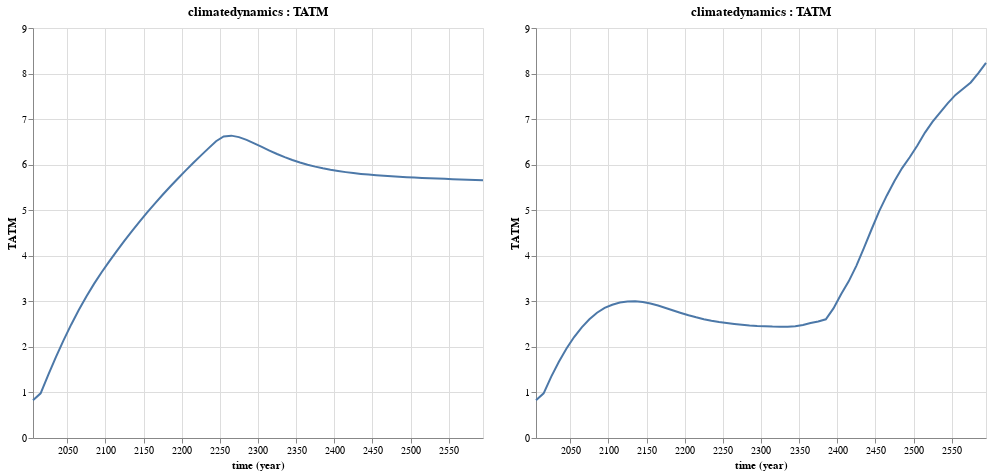

This figure's notebook cell:
### Markdown cell above
Looking at the temperature for our optimization, and ignoring the second half of the model time period, we can see a significant impact of our optimal policy on temperatures.

### Code cell
@vlplot(resolve={scale={y=:shared}}) + [Mimi.plot(m_dice1, :climatedynamics, :TATM) Mimi.plot(m_opt, :climatedynamics, :TATM)]

### Figure 1 — Vega-Lite specification as saved in the notebook (floating-point values rounded to 4 significant figures)
{"hconcat": [{"$schema": "https://vega.github.io/schema/vega-lite/v2.0.json", "data": {"values": [{"TATM": "0.83", "time": "2005-01-01"}, {"TATM": "0.98", "time": "2015-01-01"}, {"TATM": "1.3881597063065039", "time": "2025-01-01"}, {"TATM": "1.7763568832996077", "time": "2035-01-01"}, {"TATM": "2.143378418542003", "time": "2045-01-01"}, {"TATM": "2.48771553569001", "time": "2055-01-01"}, {"TATM": "2.8087148591501157", "time": "2065-01-01"}, {"TATM": "3.10671639649217", "time": "2075-01-01"}, {"TATM": "3.382825259538321", "time": "2085-01-01"}, {"TATM": "3.6386207932274326", "time": "2095-01-01"}, {"TATM": "3.8759150825139432", "time": "2105-01-01"}, {"TATM": "4.107603640506595", "time": "2115-01-01"}, {"TATM": "4.3320678899024765", "time": "2125-01-01"}, {"TATM": "4.548669639694528", "time": "2135-01-01"}, {"TATM": "4.757364104876634", "time": "2145-01-01"}, {"TATM": "4.95845043632468", "time": "2155-01-01"}, {"TATM": "5.152412610352883", "time": "2165-01-01"}, {"TATM": "5.3398195261657015", "time": "2175-01-01"}, {"TATM": "5.521263793725003", "time": "2185-01-01"}, {"TATM": "5.697325788302517", "time": "2195-01-01"}, {"TATM": "5.868554376703898", "time": "2205-01-01"}, {"TATM": "6.035459345242548", "time": "2215-01-01"}, {"TATM": "6.198514129513103", "time": "2225-01-01"}, {"TATM": "6.3581847198627255", "time": "2235-01-01"}, {"TATM": "6.5148671959990105", "time": "2245-01-01"}, {"TATM": "6.618260569750442", "time": "2255-01-01"}, {"TATM": "6.637108329409583", "time": "2265-01-01"}, {"TATM": "6.604999248696924", "time": "2275-01-01"}, {"TATM": "6.544161231045846", "time": "2285-01-01"}, {"TATM": "6.469101715479886", "time": "2295-01-01"}, {"TATM": "6.389094468166331", "time": "2305-01-01"}, {"TATM": "6.30988143244077", "time": "2315-01-01"}, {"TATM": "6.234838775038302", "time": "2325-01-01"}, {"TATM": "6.165775908514998", "time": "2335-01-01"}, {"TATM": "6.103482237025658", "time": "2345-01-01"}, {"TATM": "6.048099981351211", "time": "2355-01-01"}, {"TATM": "5.999376851685412", "time": "2365-01-01"}, {"TATM": "5.956835647931661", "time": "2375-01-01"}, {"TATM": "5.919886474826612", "time": "2385-01-01"}, {"TATM": "5.8878994327132546", "time": "2395-01-01"}, {"TATM": "5.86025023335239", "time": "2405-01-01"}, {"TATM": "5.836347426164182", "time": "2415-01-01"}, {"TATM": "5.815647288994508", "time": "2425-01-01"}, {"TATM": "5.797660591169723", "time": "2435-01-01"}, {"TATM": "5.781954138232699", "time": "2445-01-01"}, {"TATM": "5.768149094264203", "time": "2455-01-01"}, {"TATM": "5.755917435823844", "time": "2465-01-01"}, {"TATM": "5.7449774419575395", "time": "2475-01-01"}, {"TATM": "5.735088811443862", "time": "2485-01-01"}, {"TATM": "5.726047781785632", "time": "2495-01-01"}, {"TATM": "5.717682476124955", "time": "2505-01-01"}, {"TATM": "5.7098486040987675", "time": "2515-01-01"}, {"TATM": "5.702425576261056", "time": "2525-01-01"}, {"TATM": "5.695313048813406", "time": "2535-01-01"}, {"TATM": "5.688427888709104", "time": "2545-01-01"}, {"TATM": "5.681701533558629", "time": "2555-01-01"}, {"TATM": "5.675077712524968", "time": "2565-01-01"}, {"TATM": "5.6685104910086705", "time": "2575-01-01"}, {"TATM": "5.6619626016188915", "time": "2585-01-01"}, {"TATM": "5.655404025496941", "time": "2595-01-01"}]}, "description": "plot for a specific component variable pair", "encoding": {"x": {"field": "time", "timeUnit": "utcyear", "type": "temporal"}, "y": {"field": "TATM", "type": "quantitative"}}, "height": 410, "mark": {"type": "line"}, "title": "climatedynamics : TATM", "width": 450}, {"$schema": "https://vega.github.io/schema/vega-lite/v2.0.json", "data": {"values": [{"TATM": "0.83", "time": "2005-01-01"}, {"TATM": "0.98", "time": "2015-01-01"}, {"TATM": "1.3477937011564323", "time": "2025-01-01"}, {"TATM": "1.675264575770179", "time": "2035-01-01"}, {"TATM": "1.9643446667774047", "time": "2045-01-01"}, {"TATM": "2.215648225036758", "time": "2055-01-01"}, {"TATM": "2.4300087486466175", "time": "2065-01-01"}, {"TATM": "2.6078090961561937", "time": "2075-01-01"}, {"TATM": "2.7493258094426163", "time": "2085-01-01"}, {"TATM": "2.855007667797425", "time": "2095-01-01"}, {"TATM": "2.925817294793305", "time": "2105-01-01"}, {"TATM": "2.9743409872692848", "time": "2115-01-01"}, {"TATM": "2.9980023357821115", "time": "2125-01-01"}, {"TATM": "2.9992110510106444", "time": "2135-01-01"}, {"TATM": "2.984181700077014", "time": "2145-01-01"}, {"TATM": "2.953184652844929", "time": "2155-01-01"}, {"TATM": "2.9077237326286394", "time": "2165-01-01"}, {"TATM": "2.8547684737953527", "time": "2175-01-01"}, {"TATM": "2.799357226544598", "time": "2185-01-01"}, {"TATM": "2.7451201178984297", "time": "2195-01-01"}, {"TATM": "2.6945312892008824", "time": "2205-01-01"}, {"TATM": "2.6486974303191055", "time": "2215-01-01"}, {"TATM": "2.608437370970957", "time": "2225-01-01"}, {"TATM": "2.574391914716908", "time": "2235-01-01"}, {"TATM": "2.5462794732609546", "time": "2245-01-01"}, {"TATM": "2.5228728543047945", "time": "2255-01-01"}, {"TATM": "2.50246493752549", "time": "2265-01-01"}, {"TATM": "2.484706286238891", "time": "2275-01-01"}, {"TATM": "2.4687959410175337", "time": "2285-01-01"}, {"TATM": "2.4581669963882757", "time": "2295-01-01"}, {"TATM": "2.4517688977780057", "time": "2305-01-01"}, {"TATM": "2.445580990474802", "time": "2315-01-01"}, {"TATM": "2.443144193196216", "time": "2325-01-01"}, {"TATM": "2.4444545582024437", "time": "2335-01-01"}, {"TATM": "2.451136653144106", "time": "2345-01-01"}, {"TATM": "2.4824288191913264", "time": "2355-01-01"}, {"TATM": "2.5255208226830987", "time": "2365-01-01"}, {"TATM": "2.5562489793496654", "time": "2375-01-01"}, {"TATM": "2.605009939722034", "time": "2385-01-01"}, {"TATM": "2.844385027892036", "time": "2395-01-01"}, {"TATM": "3.157167737008431", "time": "2405-01-01"}, {"TATM": "3.4391851304987457", "time": "2415-01-01"}, {"TATM": "3.778954669314262", "time": "2425-01-01"}, {"TATM": "4.174858120688875", "time": "2435-01-01"}, {"TATM": "4.582205695239721", "time": "2445-01-01"}, {"TATM": "4.980199881129309", "time": "2455-01-01"}, {"TATM": "5.324755288320631", "time": "2465-01-01"}, {"TATM": "5.639896196334385", "time": "2475-01-01"}, {"TATM": "5.925432689785179", "time": "2485-01-01"}, {"TATM": "6.161960367577225", "time": "2495-01-01"}, {"TATM": "6.420591067272354", "time": "2505-01-01"}, {"TATM": "6.703702627676824", "time": "2515-01-01"}, {"TATM": "6.942902469669473", "time": "2525-01-01"}, {"TATM": "7.149580596309768", "time": "2535-01-01"}, {"TATM": "7.34978261637744", "time": "2545-01-01"}, {"TATM": "7.530824110309864", "time": "2555-01-01"}, {"TATM": "7.668654053983034", "time": "2565-01-01"}, {"TATM": "7.804798810673468", "time": "2575-01-01"}, {"TATM": "8.0114898584023", "time": "2585-01-01"}, {"TATM": "8.232411393496726", "time": "2595-01-01"}]}, "description": "plot for a specific component variable pair", "encoding": {"x": {"field": "time", "timeUnit": "utcyear", "type": "temporal"}, "y": {"field": "TATM", "type": "quantitative"}}, "height": 410, "mark": {"type": "line"}, "title": "climatedynamics : TATM", "width": 450}], "resolve": {"scale": {"y": "shared"}}}
